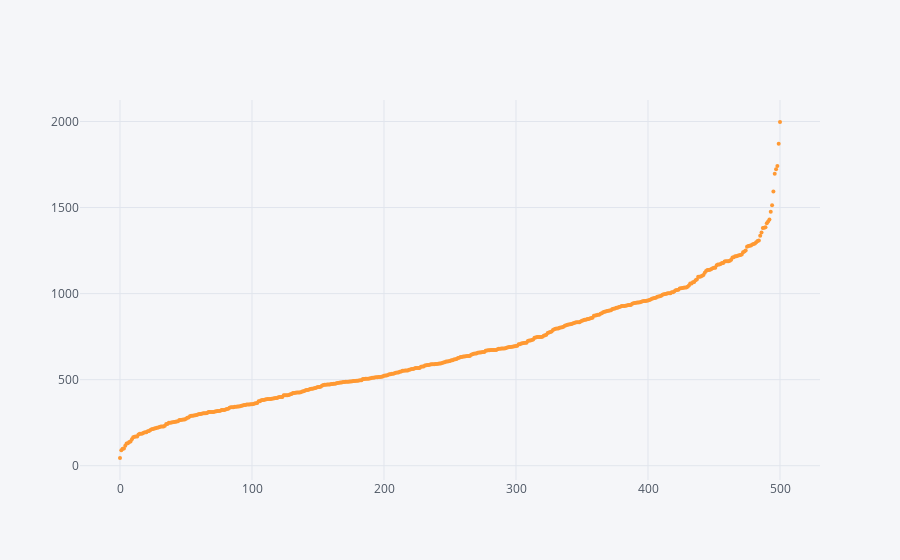

The notebook cell this image was saved under:
### Code cell
iplot(maximum.iplot(kind = 'scatter', mode= 'markers', asFigure=True, y = 'BANDWIDTH_TOTAL', size= 4))

### Figure 1 — Plotly figure (JSON) as saved in the notebook; plotly's stock layout.template omitted (floating-point values rounded to 4 significant figures; data arrays with more than 128 entries replaced by an {"elided": "..."} marker saying what was removed)
{"data": [{"line": {"color": "rgba(255, 153, 51, 1.0)", "dash": "solid", "shape": "linear", "width": 1.3}, "marker": {"size": 4, "symbol": "circle"}, "mode": "markers", "name": "BANDWIDTH_TOTAL", "text": "", "type": "scatter", "uid": "16cb8f93-ca35-48ac-a963-9fe378ac970c", "x": {"elided": "501 int values"}, "y": {"elided": "501 float values"}}], "layout": {"legend": {"bgcolor": "#F5F6F9", "font": {"color": "#4D5663"}}, "paper_bgcolor": "#F5F6F9", "plot_bgcolor": "#F5F6F9", "title": {"font": {"color": "#4D5663"}}, "xaxis": {"gridcolor": "#E1E5ED", "showgrid": true, "tickfont": {"color": "#4D5663"}, "title": {"font": {"color": "#4D5663"}, "text": ""}, "zerolinecolor": "#E1E5ED"}, "yaxis": {"gridcolor": "#E1E5ED", "showgrid": true, "tickfont": {"color": "#4D5663"}, "title": {"font": {"color": "#4D5663"}, "text": ""}, "zerolinecolor": "#E1E5ED"}}}
